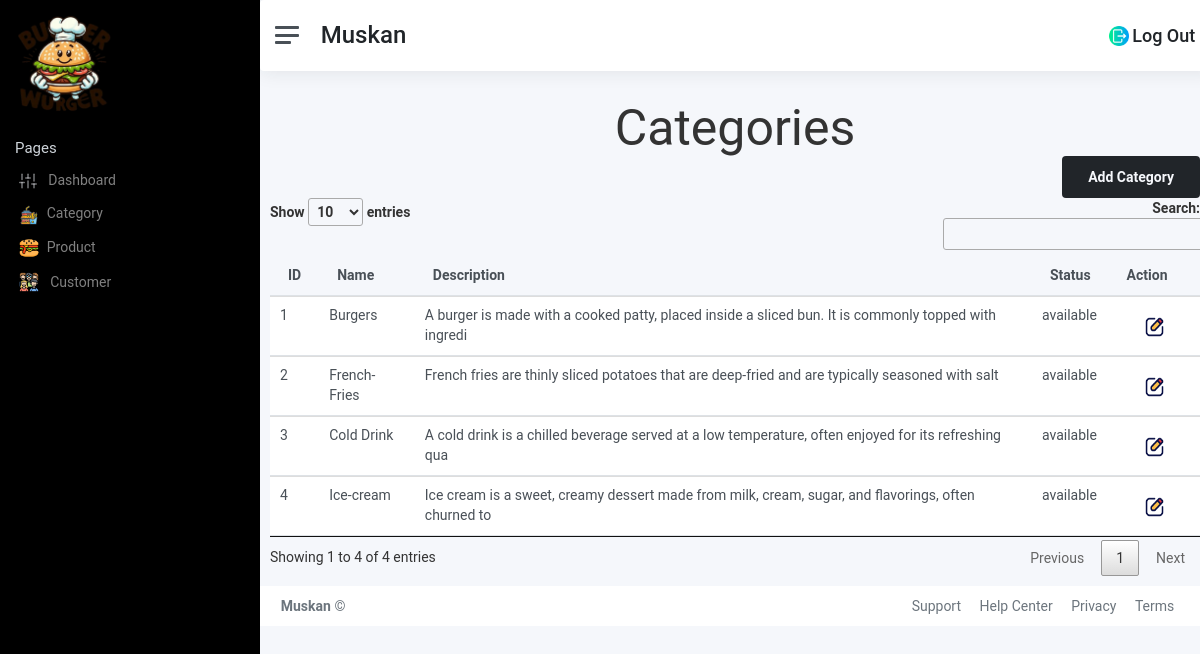
The app's page /admin/view/showCategory.php (signed in) with its own data.
### tables this page shows
CREATE TABLE IF NOT EXISTS `categories` (
  `id` int NOT NULL AUTO_INCREMENT,
  `name` varchar(40) NOT NULL,
  `description` varchar(1000) NOT NULL,
  `status` enum('available','not-available') NOT NULL DEFAULT 'available',
  PRIMARY KEY (`id`)
);

### admin/model/category_model.php (called while the page is built, shortened)
<?php
include('../../connection/config.php');
class CategoryModel
{
	public $config;
	public function __construct()
	{
		$con_obj = new Connection();
		$this->config = $con_obj->connect();
	}
	public function ShowCategory()
	{
		$query = "select * from categories";
		$res=mysqli_query($this->config,$query);
		$data=[];
		while ($row = $res->fetch_array(MYSQLI_ASSOC)) {
		 	$data[]=$row;
		 }
		if($data!=null){
			return $data;
		}
	}
}
?>

### connection/config.php (called while the page is built, shortened)
<?php
class Connection
{
	public function connect()
	{
		$this->conn = mysqli_connect("localhost","root","","copyphp");
		return $this->conn;
	}
}
?>

### admin/controller/category_controller.php (called while the page is built, shortened)
<?php
include("../model/category_model.php");
class CategoryController
{
	public $cat;
	public function __construct()
	{
		$this->cat = new CategoryModel();
	}
	public function showCat()
	{
		return $this->cat->ShowCategory();
	}
}
?>

### admin/view/showCategory.php (the view, shortened to what this page needs)
<?php
require('nav.php');
include('../controller/category_controller.php');
$obj = new CategoryController();
$res = $obj->showCat();
?>
<div class="container-fluid m-2 p-2">
    <h1 class="" style="font-size: 50px;" align="center">Categories</h1>
    <div class="table-responsive">
        <button class="btn btn-light bg-dark text-light pull-right" data-toggle="modal" data-target="#addCategoryModal">Add Category</button>
        <table class="table table-dashboard data-table" id="myTable">
            <thead class="bg-table">
                <tr>
                    <th>ID</th>
                    <th>Name</th>
                    <th>Description</th>
                    <th>Status</th>
                    <th>Action</th>
                </tr>
            </thead>
            <tbody class="bg-white">
                <?php foreach ($res as $value1) { ?>
                    <tr>
                        <td><?php echo $value1['id']; ?></td>
                        <td><?php echo $value1['name']; ?></td>
                        <td><?php echo $value1['description']; ?></td>
                        <td><?php echo $value1['status']; ?></td>
                        <td>
                            <button class="btn  text-dark"
                                    data-toggle="modal"
                                    data-target="#updateCategoryModal"
                                    data-id="<?php echo $value1['id']; ?>"
                                    data-name="<?php echo $value1['name']; ?>"
                                    data-desc="<?php echo $value1['description']; ?>"
                                    data-status="<?php echo $value1['status']; ?>">
                                <img src="../attachment/icon_img/edit.png" class="img-responsive img-fluid icon">
                            </button>
                        </td>
                    </tr>
                <?php } ?>
            </tbody>
        </table>
    </div>
</div>
<?php
require('footer.php');
?>

### admin/assets/css/add_c2.css (style rules this page uses)
html { -webkit-box-sizing: border-box; -moz-box-sizing: border-box; box-sizing: border-box; }
* { padding: 0; margin: 0; }
*, *:before, *:after { -webkit-box-sizing: inherit; -moz-box-sizing: inherit; box-sizing: inherit; }
body, h1, h2, h3, h4, h5, h6, blockquote, p, pre, dl, dd, ol, ul, figure, hr, fieldset, legend { margin: 0; padding: 0; }
table { border-collapse: collapse; border-spacing: 0; }
button { outline: none; background: none; border: none; }
body { font-family: "Roboto", "Arial", "Helvetica Neue", sans-serif; font-weight: 400; font-size: 14px; }
h1, h2, h3, h4, h5, h6 { font-weight: 400; }
h1 { font-size: 36px; }
.btn { line-height: 40px; display: inline-block; padding: 0 25px; cursor: pointer; color: #fff; font-family: "Roboto", "Arial", "Helvetica Neue", sans-serif; -webkit-transition: all 0.4s ease; -o-transition: all 0.4s ease; -moz-transition: all 0.4s ease; transition: all 0.4s ease; font-size: 14px; font-weight: 700; }

### records on screen
categories: id "1", name "Burgers", description "A burger is made with a cooked patty, placed inside a sliced bun. It is commonly topped with ingredi", status "available"
categories: id "2", name "French-Fries", description "French fries are thinly sliced potatoes that are deep-fried and are typically seasoned with salt", status "available"
categories: id "3", name "Cold Drink", description "A cold drink is a chilled beverage served at a low temperature, often enjoyed for its refreshing qua", status "available"
categories: id "4", name "Ice-cream", description "Ice cream is a sweet, creamy dessert made from milk, cream, sugar, and flavorings, often churned to", status "available"

### other values on screen
$_SESSION['name'] "Muskan"
